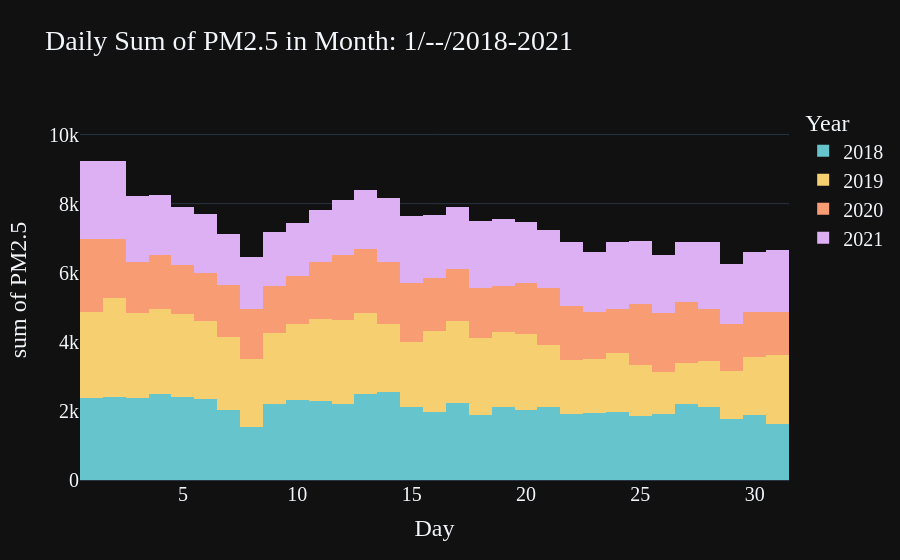
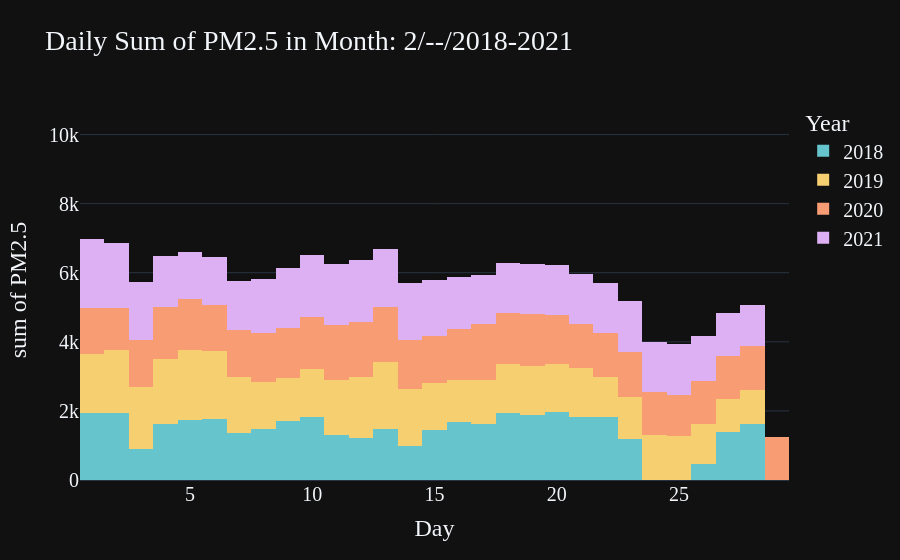
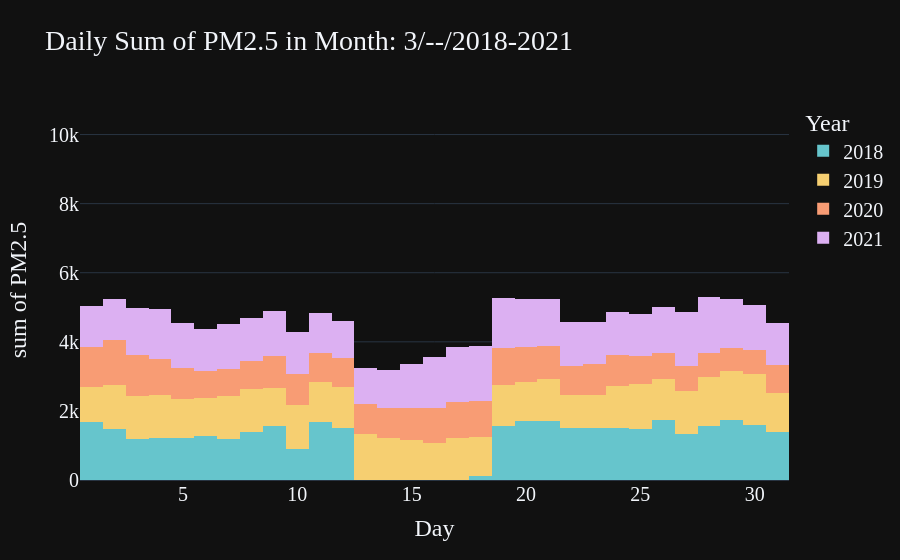
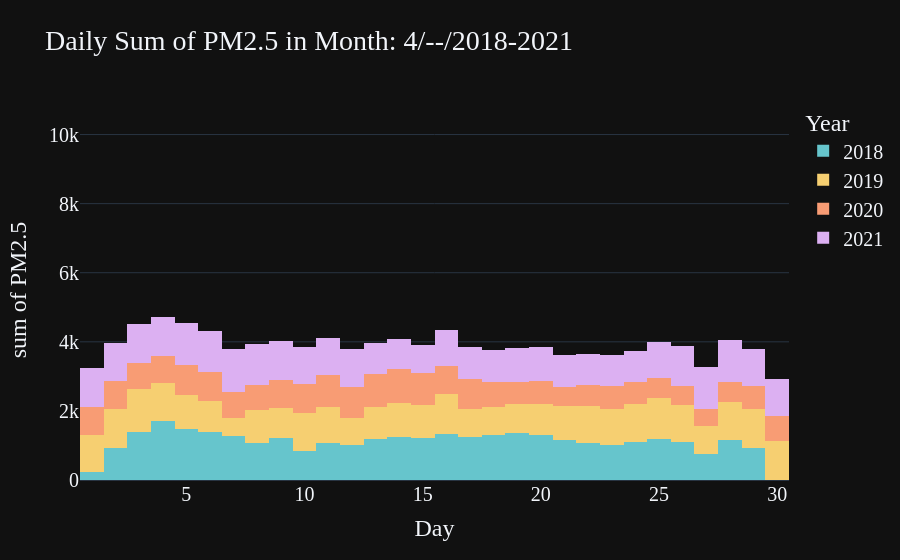

Source (notebook cell) for these figures, in order:
### Code cell
import pandas as pd
import plotly.express as px

# Assuming df is your DataFrame containing PM2.5 data with columns: 'Year', 'Month', 'Day', 'PM2.5'

# Filter data for years 2018-2021
df_filtered = data[(data["Year"] >= 2018) & (data["Year"] <= 2021)]

# Loop through every month (1 to 12)
for month in range(1, 13):
    df_month = df_filtered[df_filtered["Month"] == month]

    # Create histogram plot using Plotly Express
    fig = px.histogram(df_month, x="Day", y="PM2.5", color="Year",
                       hover_data=df_month.columns,
                       color_discrete_sequence=px.colors.qualitative.Pastel,
                       title=f"Daily Sum of PM2.5 in Month: {month}/--/2018-2021")

    fig.update_layout(yaxis_range=[0, 11000])
    fig.update_layout(template="plotly_dark", font=dict(family="PT Sans", size=20))

    # Show the plot
    fig.show()

### Figure 1 — Plotly figure (JSON) as saved in the notebook; plotly's stock layout.template omitted (floating-point values rounded to 4 significant figures; data arrays with more than 128 entries replaced by an {"elided": "..."} marker saying what was removed)
{"data": [{"alignmentgroup": "True", "bingroup": "x", "histfunc": "sum", "hovertemplate": "Year=2018<br>Day=%{x}<br>sum of PM2.5=%{y}<extra></extra>", "legendgroup": "2018", "marker": {"color": "rgb(102, 197, 204)", "pattern": {"shape": ""}}, "name": "2018", "offsetgroup": "2018", "orientation": "v", "showlegend": true, "type": "histogram", "x": {"elided": "698 int values"}, "xaxis": "x", "y": {"elided": "698 float values"}, "yaxis": "y"}, {"alignmentgroup": "True", "bingroup": "x", "histfunc": "sum", "hovertemplate": "Year=2019<br>Day=%{x}<br>sum of PM2.5=%{y}<extra></extra>", "legendgroup": "2019", "marker": {"color": "rgb(246, 207, 113)", "pattern": {"shape": ""}}, "name": "2019", "offsetgroup": "2019", "orientation": "v", "showlegend": true, "type": "histogram", "x": {"elided": "740 int values"}, "xaxis": "x", "y": {"elided": "740 float values"}, "yaxis": "y"}, {"alignmentgroup": "True", "bingroup": "x", "histfunc": "sum", "hovertemplate": "Year=2020<br>Day=%{x}<br>sum of PM2.5=%{y}<extra></extra>", "legendgroup": "2020", "marker": {"color": "rgb(248, 156, 116)", "pattern": {"shape": ""}}, "name": "2020", "offsetgroup": "2020", "orientation": "v", "showlegend": true, "type": "histogram", "x": {"elided": "743 int values"}, "xaxis": "x", "y": {"elided": "743 float values"}, "yaxis": "y"}, {"alignmentgroup": "True", "bingroup": "x", "histfunc": "sum", "hovertemplate": "Year=2021<br>Day=%{x}<br>sum of PM2.5=%{y}<extra></extra>", "legendgroup": "2021", "marker": {"color": "rgb(220, 176, 242)", "pattern": {"shape": ""}}, "name": "2021", "offsetgroup": "2021", "orientation": "v", "showlegend": true, "type": "histogram", "x": {"elided": "744 int values"}, "xaxis": "x", "y": {"elided": "744 float values"}, "yaxis": "y"}], "layout": {"barmode": "relative", "font": {"family": "PT Sans", "size": 20}, "legend": {"title": {"text": "Year"}, "tracegroupgap": 0}, "title": {"text": "Daily Sum of PM2.5 in Month: 1/--/2018-2021"}, "xaxis": {"anchor": "y", "domain": [0, 1], "title": {"text": "Day"}}, "yaxis": {"anchor": "x", "domain": [0, 1], "range": [0, 11000], "title": {"text": "sum of PM2.5"}}}}

### Figure 2 — Plotly figure (JSON) as saved in the notebook; plotly's stock layout.template omitted (floating-point values rounded to 4 significant figures; data arrays with more than 128 entries replaced by an {"elided": "..."} marker saying what was removed)
{"data": [{"alignmentgroup": "True", "bingroup": "x", "histfunc": "sum", "hovertemplate": "Year=2018<br>Day=%{x}<br>sum of PM2.5=%{y}<extra></extra>", "legendgroup": "2018", "marker": {"color": "rgb(102, 197, 204)", "pattern": {"shape": ""}}, "name": "2018", "offsetgroup": "2018", "orientation": "v", "showlegend": true, "type": "histogram", "x": {"elided": "552 int values"}, "xaxis": "x", "y": {"elided": "552 float values"}, "yaxis": "y"}, {"alignmentgroup": "True", "bingroup": "x", "histfunc": "sum", "hovertemplate": "Year=2019<br>Day=%{x}<br>sum of PM2.5=%{y}<extra></extra>", "legendgroup": "2019", "marker": {"color": "rgb(246, 207, 113)", "pattern": {"shape": ""}}, "name": "2019", "offsetgroup": "2019", "orientation": "v", "showlegend": true, "type": "histogram", "x": {"elided": "668 int values"}, "xaxis": "x", "y": {"elided": "668 float values"}, "yaxis": "y"}, {"alignmentgroup": "True", "bingroup": "x", "histfunc": "sum", "hovertemplate": "Year=2020<br>Day=%{x}<br>sum of PM2.5=%{y}<extra></extra>", "legendgroup": "2020", "marker": {"color": "rgb(248, 156, 116)", "pattern": {"shape": ""}}, "name": "2020", "offsetgroup": "2020", "orientation": "v", "showlegend": true, "type": "histogram", "x": {"elided": "696 int values"}, "xaxis": "x", "y": {"elided": "696 float values"}, "yaxis": "y"}, {"alignmentgroup": "True", "bingroup": "x", "histfunc": "sum", "hovertemplate": "Year=2021<br>Day=%{x}<br>sum of PM2.5=%{y}<extra></extra>", "legendgroup": "2021", "marker": {"color": "rgb(220, 176, 242)", "pattern": {"shape": ""}}, "name": "2021", "offsetgroup": "2021", "orientation": "v", "showlegend": true, "type": "histogram", "x": {"elided": "672 int values"}, "xaxis": "x", "y": {"elided": "672 float values"}, "yaxis": "y"}], "layout": {"barmode": "relative", "font": {"family": "PT Sans", "size": 20}, "legend": {"title": {"text": "Year"}, "tracegroupgap": 0}, "title": {"text": "Daily Sum of PM2.5 in Month: 2/--/2018-2021"}, "xaxis": {"anchor": "y", "domain": [0, 1], "title": {"text": "Day"}}, "yaxis": {"anchor": "x", "domain": [0, 1], "range": [0, 11000], "title": {"text": "sum of PM2.5"}}}}

### Figure 3 — Plotly figure (JSON) as saved in the notebook; plotly's stock layout.template omitted (floating-point values rounded to 4 significant figures; data arrays with more than 128 entries replaced by an {"elided": "..."} marker saying what was removed)
{"data": [{"alignmentgroup": "True", "bingroup": "x", "histfunc": "sum", "hovertemplate": "Year=2018<br>Day=%{x}<br>sum of PM2.5=%{y}<extra></extra>", "legendgroup": "2018", "marker": {"color": "rgb(102, 197, 204)", "pattern": {"shape": ""}}, "name": "2018", "offsetgroup": "2018", "orientation": "v", "showlegend": true, "type": "histogram", "x": {"elided": "566 int values"}, "xaxis": "x", "y": {"elided": "566 float values"}, "yaxis": "y"}, {"alignmentgroup": "True", "bingroup": "x", "histfunc": "sum", "hovertemplate": "Year=2019<br>Day=%{x}<br>sum of PM2.5=%{y}<extra></extra>", "legendgroup": "2019", "marker": {"color": "rgb(246, 207, 113)", "pattern": {"shape": ""}}, "name": "2019", "offsetgroup": "2019", "orientation": "v", "showlegend": true, "type": "histogram", "x": {"elided": "732 int values"}, "xaxis": "x", "y": {"elided": "732 float values"}, "yaxis": "y"}, {"alignmentgroup": "True", "bingroup": "x", "histfunc": "sum", "hovertemplate": "Year=2020<br>Day=%{x}<br>sum of PM2.5=%{y}<extra></extra>", "legendgroup": "2020", "marker": {"color": "rgb(248, 156, 116)", "pattern": {"shape": ""}}, "name": "2020", "offsetgroup": "2020", "orientation": "v", "showlegend": true, "type": "histogram", "x": {"elided": "744 int values"}, "xaxis": "x", "y": {"elided": "744 float values"}, "yaxis": "y"}, {"alignmentgroup": "True", "bingroup": "x", "histfunc": "sum", "hovertemplate": "Year=2021<br>Day=%{x}<br>sum of PM2.5=%{y}<extra></extra>", "legendgroup": "2021", "marker": {"color": "rgb(220, 176, 242)", "pattern": {"shape": ""}}, "name": "2021", "offsetgroup": "2021", "orientation": "v", "showlegend": true, "type": "histogram", "x": {"elided": "743 int values"}, "xaxis": "x", "y": {"elided": "743 float values"}, "yaxis": "y"}], "layout": {"barmode": "relative", "font": {"family": "PT Sans", "size": 20}, "legend": {"title": {"text": "Year"}, "tracegroupgap": 0}, "title": {"text": "Daily Sum of PM2.5 in Month: 3/--/2018-2021"}, "xaxis": {"anchor": "y", "domain": [0, 1], "title": {"text": "Day"}}, "yaxis": {"anchor": "x", "domain": [0, 1], "range": [0, 11000], "title": {"text": "sum of PM2.5"}}}}

### Figure 4 — Plotly figure (JSON) as saved in the notebook; plotly's stock layout.template omitted (floating-point values rounded to 4 significant figures; data arrays with more than 128 entries replaced by an {"elided": "..."} marker saying what was removed)
{"data": [{"alignmentgroup": "True", "bingroup": "x", "histfunc": "sum", "hovertemplate": "Year=2018<br>Day=%{x}<br>sum of PM2.5=%{y}<extra></extra>", "legendgroup": "2018", "marker": {"color": "rgb(102, 197, 204)", "pattern": {"shape": ""}}, "name": "2018", "offsetgroup": "2018", "orientation": "v", "showlegend": true, "type": "histogram", "x": {"elided": "625 int values"}, "xaxis": "x", "y": {"elided": "625 float values"}, "yaxis": "y"}, {"alignmentgroup": "True", "bingroup": "x", "histfunc": "sum", "hovertemplate": "Year=2019<br>Day=%{x}<br>sum of PM2.5=%{y}<extra></extra>", "legendgroup": "2019", "marker": {"color": "rgb(246, 207, 113)", "pattern": {"shape": ""}}, "name": "2019", "offsetgroup": "2019", "orientation": "v", "showlegend": true, "type": "histogram", "x": {"elided": "681 int values"}, "xaxis": "x", "y": {"elided": "681 float values"}, "yaxis": "y"}, {"alignmentgroup": "True", "bingroup": "x", "histfunc": "sum", "hovertemplate": "Year=2020<br>Day=%{x}<br>sum of PM2.5=%{y}<extra></extra>", "legendgroup": "2020", "marker": {"color": "rgb(248, 156, 116)", "pattern": {"shape": ""}}, "name": "2020", "offsetgroup": "2020", "orientation": "v", "showlegend": true, "type": "histogram", "x": {"elided": "718 int values"}, "xaxis": "x", "y": {"elided": "718 float values"}, "yaxis": "y"}, {"alignmentgroup": "True", "bingroup": "x", "histfunc": "sum", "hovertemplate": "Year=2021<br>Day=%{x}<br>sum of PM2.5=%{y}<extra></extra>", "legendgroup": "2021", "marker": {"color": "rgb(220, 176, 242)", "pattern": {"shape": ""}}, "name": "2021", "offsetgroup": "2021", "orientation": "v", "showlegend": true, "type": "histogram", "x": {"elided": "714 int values"}, "xaxis": "x", "y": {"elided": "714 float values"}, "yaxis": "y"}], "layout": {"barmode": "relative", "font": {"family": "PT Sans", "size": 20}, "legend": {"title": {"text": "Year"}, "tracegroupgap": 0}, "title": {"text": "Daily Sum of PM2.5 in Month: 4/--/2018-2021"}, "xaxis": {"anchor": "y", "domain": [0, 1], "title": {"text": "Day"}}, "yaxis": {"anchor": "x", "domain": [0, 1], "range": [0, 11000], "title": {"text": "sum of PM2.5"}}}}
